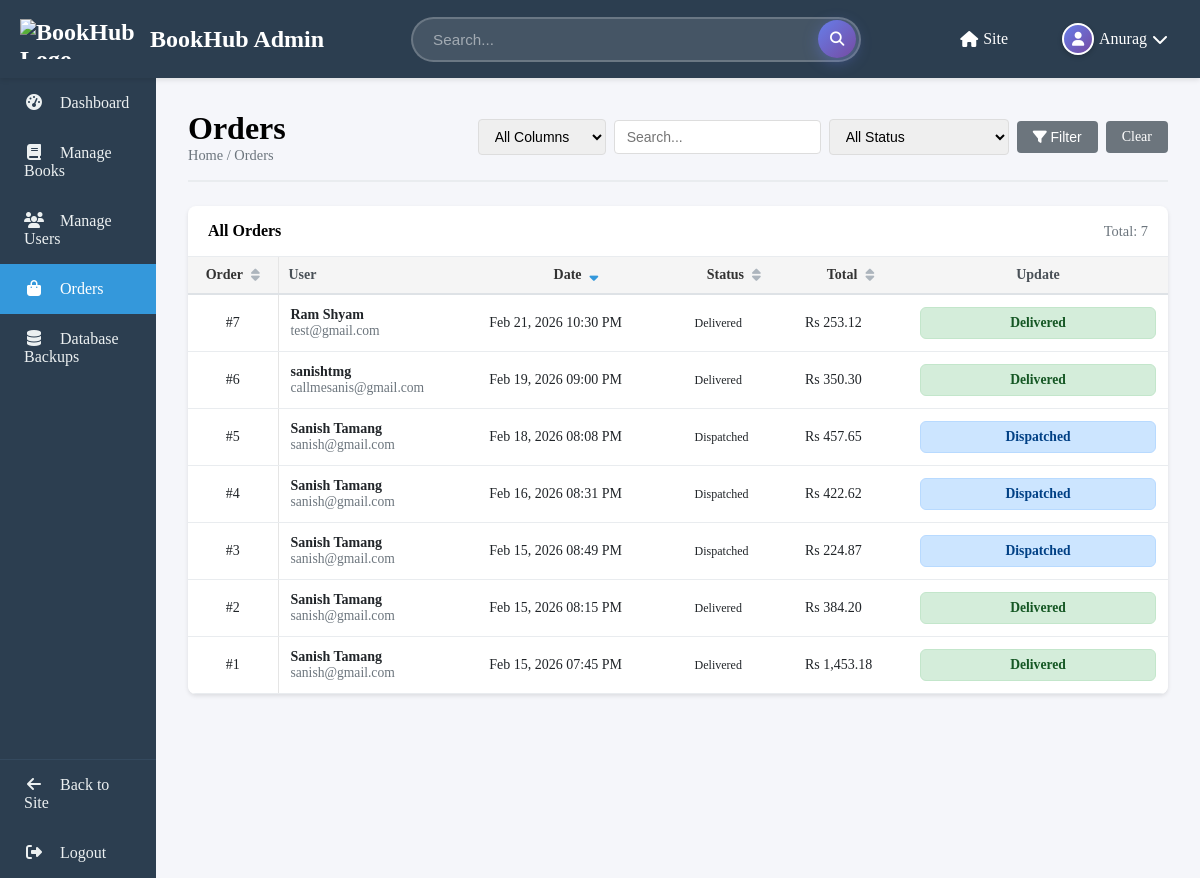
The app's page /admin/manage_orders.php (signed in) with its own data.
### tables this page shows
CREATE TABLE `users` (
  `user_id` int(11) NOT NULL AUTO_INCREMENT,
  `username` varchar(50) NOT NULL,
  `email` varchar(100) NOT NULL,
  `password_reset_token` varchar(64) DEFAULT NULL,
  `password_reset_expires` datetime DEFAULT NULL,
  `password` varchar(255) NOT NULL,
  `role` enum('user','admin') DEFAULT 'user',
  `full_name` varchar(100) DEFAULT NULL,
  `profile_image` varchar(255) DEFAULT NULL,
  `location` varchar(100) DEFAULT NULL,
  `ship_address` varchar(255) DEFAULT NULL,
  `phone` varchar(20) DEFAULT NULL,
  `bio` text DEFAULT NULL,
  `created_at` timestamp NOT NULL DEFAULT current_timestamp(),
  `updated_at` timestamp NOT NULL DEFAULT current_timestamp() ON UPDATE current_timestamp(),
  PRIMARY KEY (`user_id`),
  UNIQUE KEY `username` (`username`),
  UNIQUE KEY `email` (`email`),
  UNIQUE KEY `ship_address` (`ship_address`),
  KEY `idx_username` (`username`),
  KEY `idx_email` (`email`)
);

CREATE TABLE `orders` (
  `order_id` int(11) NOT NULL AUTO_INCREMENT,
  `user_id` int(11) NOT NULL,
  `ship_address` varchar(255) DEFAULT NULL,
  `total_amount` decimal(10,2) NOT NULL,
  `status` enum('pending','processing','shipped','delivered','cancelled') DEFAULT 'pending',
  `payment_method` varchar(50) DEFAULT NULL,
  `created_at` timestamp NOT NULL DEFAULT current_timestamp(),
  `updated_at` timestamp NOT NULL DEFAULT current_timestamp() ON UPDATE current_timestamp(),
  `admin_remark` text DEFAULT NULL COMMENT 'Admin remark for order cancellation or other notes',
  PRIMARY KEY (`order_id`),
  KEY `address_id` (`ship_address`),
  KEY `idx_user_orders` (`user_id`),
  KEY `idx_order_status` (`status`),
  CONSTRAINT `fk_orders_ship` FOREIGN KEY (`ship_address`) REFERENCES `users` (`ship_address`) ON DELETE CASCADE ON UPDATE CASCADE,
  CONSTRAINT `orders_ibfk_1` FOREIGN KEY (`user_id`) REFERENCES `users` (`user_id`) ON DELETE CASCADE
);

### includes/functions.php (called while the page is built, shortened)
<?php
function is_logged_in() {
    return isset($_SESSION['user_id']) && !empty($_SESSION['user_id']);
}
function get_user_id() {
    return is_logged_in() ? $_SESSION['user_id'] : false;
}
function format_price($price) {
    return 'Rs ' . number_format($price, 2);
}

### admin/manage_orders.php (the view, shortened to what this page needs)
<?php
require_once __DIR__ . '/../includes/functions.php';
require_once __DIR__ . '/../includes/db.php';
$status_filter = isset($_GET['status']) ? clean_input($_GET['status']) : '';
$search_column = isset($_GET['column']) ? clean_input($_GET['column']) : 'all';
$q = trim($_GET['q'] ?? '');
$sort = isset($_GET['sort']) ? clean_input($_GET['sort']) : 'created_at';
$order = isset($_GET['order']) && strtoupper($_GET['order']) === 'ASC' ? 'ASC' : 'DESC';
function sort_url(string $col, string $current_sort, string $current_order, string $status_filter, string $q, string $search_column): string {
    $new_order = ($current_sort === $col && $current_order === 'DESC') ? 'ASC' : 'DESC';
    $params = [
        'sort' => $col,
        'order' => $new_order
    ];
    return SITE_URL . '/admin/manage_orders.php?' . http_build_query($params);
}
function sort_icon(string $col, string $current_sort, string $current_order): string {
    if ($current_sort !== $col) {
        return '<i class="fas fa-sort" style="color: #adb5bd; margin-left: 0.25rem;"></i>';
    }
    return $current_order === 'ASC'
        ? '<i class="fas fa-sort-up" style="color: #3498db; margin-left: 0.25rem;"></i>'
        : '<i class="fas fa-sort-down" style="color: #3498db; margin-left: 0.25rem;"></i>';
}
function admin_status_label(string $status): string {
    return match ($status) {
        'shipped' => 'Dispatched',
        'cancelled' => 'Cancelled',
        default => ucfirst($status),
    };
}
$orders = [];
$query_base = "SELECT o.*, u.username, u.full_name, u.email, u.phone as user_phone FROM orders o JOIN users u ON o.user_id = u.user_id";
$where_clause = '';
$query = $query_base . $where_clause . " ORDER BY $sort $order";
$stmt = $conn->prepare($query);
$stmt->execute();
$res = $stmt->get_result();
while ($row = $res->fetch_assoc()) {
    $orders[] = $row;
}
?>
<?php require_once __DIR__ . '/partials/header.php'; ?>
<div class="admin-header">
    <div>
        <h1 style="margin: 0;">Orders</h1>
        <div style="color: #6c757d; font-size: 0.9rem;">Home / Orders</div>
    </div>
    <div class="dash-top-actions">
        <form method="GET" action="" style="display:flex; gap: 0.5rem; align-items:center; flex-wrap: wrap;">
            <select name="column" class="admin-input" style="min-width: 120px;">
                <option value="all" <?php echo $search_column === 'all' ? 'selected' : ''; ?>>All Columns</option>
            </select>
            <input type="text" name="q" value="<?php echo htmlspecialchars($q); ?>" placeholder="Search..." class="admin-input" style="min-width: 200px;" />
            <select name="status" class="admin-input" style="min-width: 180px;">
                <option value="" <?php echo $status_filter === '' ? 'selected' : ''; ?>>All Status</option>
            </select>
            <button class="btn btn-secondary" type="submit"><i class="fa-solid fa-filter"></i> Filter</button>
            <a href="<?php echo SITE_URL; ?>/admin/manage_orders.php" class="btn btn-secondary">Clear</a>
        </form>
    </div>
</div>
<section class="admin-card" style="padding: 0; overflow: hidden;">
    <div style="padding: 1rem 1.25rem; border-bottom: 1px solid #e9ecef; display:flex; justify-content:space-between; align-items:center;">
        <div style="font-weight: 600;">All Orders</div>
        <div style="color:#6c757d; font-size:0.9rem;">Total: <?php echo (int)count($orders); ?></div>
    </div>
    <div style="overflow:auto;">
        <table class="admin-table" style="min-width: 980px; border-collapse: collapse; width: 100%;">
            <thead style="background-color: #f5f5f5; border-bottom: 2px solid #ccc;">
                <tr>
                    <th style="padding: 10px; text-align: center; cursor: pointer;" class="order-id-divider">
                        <a href="<?php echo sort_url('order_id', $sort, $order, $status_filter, $q, $search_column); ?>"
                        style="text-decoration: none; color: #333; display: inline-flex; align-items: center; gap: 0.25rem;">
                            Order <?php echo sort_icon('order_id', $sort, $order); ?>
                        </a>
                    </th>
                    <th style="padding: 10px; text-align: left;">User</th>
                    <th style="padding: 10px; text-align: center; cursor: pointer;">
                        <a href="<?php echo sort_url('created_at', $sort, $order, $status_filter, $q, $search_column); ?>"
                        style="text-decoration: none; color: #333; display: inline-flex; align-items: center; gap: 0.25rem;">
                            Date <?php echo sort_icon('created_at', $sort, $order); ?>
                        </a>
                    </th>
                    <th style="padding: 10px; text-align: center; cursor: pointer;">
                        <a href="<?php echo sort_url('status', $sort, $order, $status_filter, $q, $search_column); ?>"
                        style="text-decoration: none; color: #333; display: inline-flex; align-items: center; gap: 0.25rem;">
                            Status <?php echo sort_icon('status', $sort, $order); ?>
                        </a>
                    </th>
                    <th style="padding: 10px; text-align: center; cursor: pointer;">
                        <a href="<?php echo sort_url('total_amount', $sort, $order, $status_filter, $q, $search_column); ?>"
                        style="text-decoration: none; color: #333; display: inline-flex; align-items: center; gap: 0.25rem;">
                            Total <?php echo sort_icon('total_amount', $sort, $order); ?>
                        </a>
                    </th>
                    <th style="width: 260px; padding: 10px; text-align: center;">Update</th>
                </tr>
            </thead>
            <tbody>
                <?php if (count($orders) === 0): ?>
                    <tr><td colspan="7" style="padding: 1rem; color:#6c757d;">No orders found.</td></tr>
                <?php else: ?>
                    <?php foreach ($orders as $o): ?>
                        <tr class="order-row">
                            <td class="order-id-divider">#<?php echo (int)$o['order_id']; ?></td>
                            <td>
                                <div style="font-weight:600;"><?php echo htmlspecialchars($o['full_name'] ?? $o['username']); ?></div>
                                <div style="color:#6c757d; font-size:0.85rem;"><?php echo htmlspecialchars($o['email'] ?? ''); ?></div>
                            </td>
                            <td><?php echo htmlspecialchars(date('M d, Y h:i A', strtotime((string)$o['created_at']))); ?></td>
                            <td>
                                <span class="badge" style="text-transform:capitalize;">
                                    <?php echo htmlspecialchars(admin_status_label((string)($o['status'] ?? 'pending'))); ?>
                                </span>
                            </td>
                            <td><?php echo format_price((float)($o['total_amount'] ?? 0)); ?></td>
                            <td>
                                <form method="POST" action="" class="order-update-form">
                                    <?php if (($o['status'] ?? '') === 'pending'): ?>
                                        <input type="hidden" name="status" value="shipped">
                                        <button type="submit" class="btn btn-primary"><i class="fa-solid fa-truck"></i> Dispatch</button>
                                    <?php elseif (($o['status'] ?? '') === 'shipped'): ?>
                                        <div class="order-update-pill order-update-dispatched">Dispatched</div>
                                    <?php elseif (($o['status'] ?? '') === 'delivered'): ?>
                                        <div class="order-update-pill order-update-delivered">Delivered</div>
                                    <?php elseif (($o['status'] ?? '') === 'cancelled'): ?>
                                        <div class="order-update-pill order-update-cancelled">Cancelled</div>
                                    <?php else: ?>
                                        <div class="order-update-pill order-update-default">
                                            <?php echo htmlspecialchars(admin_status_label((string)($o['status'] ?? ''))); ?>
                                        </div>
                                    <?php endif; ?>
                                </form>
                            </td>
                        </tr>
                    <?php endforeach; ?>
                <?php endif; ?>
            </tbody>
        </table>
    </div>
</section>
<?php require_once __DIR__ . '/partials/footer.php'; ?>

### admin/partials/header.php (shortened to what this page needs)
<?php
require_once __DIR__ . '/../../includes/functions.php';
$current_user = null;
if (is_logged_in()) {
    require_once __DIR__ . '/../../includes/db.php';
    $user_id = get_user_id();
    $stmt = $conn->prepare("SELECT username, full_name, profile_image FROM users WHERE user_id = ?");
    $stmt->bind_param('i', $user_id);
    $stmt->execute();
    $result = $stmt->get_result();
    $current_user = $result->fetch_assoc();
}
?>
<!DOCTYPE html>
<html lang="en">
<head>
    <link rel="stylesheet" href="<?php echo SITE_URL; ?>/includes/css/header.css">
    <link rel="stylesheet" href="<?php echo SITE_URL; ?>/admin/css/admin.css">
    <link rel="stylesheet" href="https://cdnjs.cloudflare.com/ajax/libs/font-awesome/6.4.0/css/all.min.css">
</head>
<body>
    <nav class="navbar">
        <div class="container nav-container">
            <a href="<?php echo SITE_URL; ?>/admin/index.php" class="logo">
                <img src="<?php echo SITE_URL; ?>/assets/logo.png" alt="<?php echo SITE_NAME; ?> Logo" class="logo-img">
                <?php echo SITE_NAME; ?> Admin
            </a>
            <form class="search-form" action="<?php echo SITE_URL; ?>/admin/manage_books.php" method="GET">
                <input type="text" name="search" class="search-input" placeholder="Search..." value="<?php echo isset($_GET['search']) ? htmlspecialchars($_GET['search']) : ''; ?>">
                <button type="submit" class="search-btn"><i class="fas fa-search"></i></button>
            </form>
            <ul class="nav-links">
                <li><a href="<?php echo SITE_URL; ?>/index.php"><i class="fas fa-home"></i> Site</a></li>
                <?php if (is_logged_in()): ?>
                    <li class="dropdown">
                        <a href="#" class="dropdown-toggle user-dropdown">
                            <?php if (isset($current_user['profile_image']) && $current_user['profile_image'] !== ''): ?>
                                <img src="<?php echo SITE_URL . '/' . htmlspecialchars($current_user['profile_image']); ?>" alt="Profile" class="nav-profile-img">
                            <?php else: ?>
                                <div class="nav-profile-placeholder"><i class="fas fa-user"></i></div>
                            <?php endif; ?>
                            <span class="nav-username"><?php echo htmlspecialchars($current_user['full_name'] ?? $current_user['username'] ?? 'User'); ?></span>
                            <i class="fas fa-chevron-down dropdown-arrow"></i>
                        </a>
                    </li>
                <?php else: ?>
                    <li><a href="<?php echo SITE_URL; ?>/auth/login.php"><i class="fas fa-sign-in-alt"></i> Login</a></li>
                <?php endif; ?>
            </ul>
        </div>
    </nav>
    <div class="admin-container">
        <?php require __DIR__ . '/sidebar.php'; ?>
        <main class="admin-main">

### records on screen
users: username "Anurag"
orders: order_id "7", user.full_name "Ram Shyam", user.email "test@gmail.com", created_at "Feb 21, 2026 10:30 PM", status "Delivered", total_amount "Rs 253.12"
orders: order_id "6", user.username "sanishtmg", user.email "callmesanis@gmail.com", created_at "Feb 19, 2026 09:00 PM", status "Delivered", total_amount "Rs 350.30"
orders: order_id "5", user.full_name "Sanish Tamang", user.email "sanish@gmail.com", created_at "Feb 18, 2026 08:08 PM", status "Dispatched", total_amount "Rs 457.65"
orders: order_id "4", user.full_name "Sanish Tamang", user.email "sanish@gmail.com", created_at "Feb 16, 2026 08:31 PM", status "Dispatched", total_amount "Rs 422.62"
orders: order_id "3", user.full_name "Sanish Tamang", user.email "sanish@gmail.com", created_at "Feb 15, 2026 08:49 PM", status "Dispatched", total_amount "Rs 224.87"
orders: order_id "2", user.full_name "Sanish Tamang", user.email "sanish@gmail.com", created_at "Feb 15, 2026 08:15 PM", status "Delivered", total_amount "Rs 384.20"
orders: order_id "1", user.full_name "Sanish Tamang", user.email "sanish@gmail.com", created_at "Feb 15, 2026 07:45 PM", status "Delivered", total_amount "Rs 1,453.18"

### other values on screen
SITE_NAME "BookHub"
count($orders) "7"
